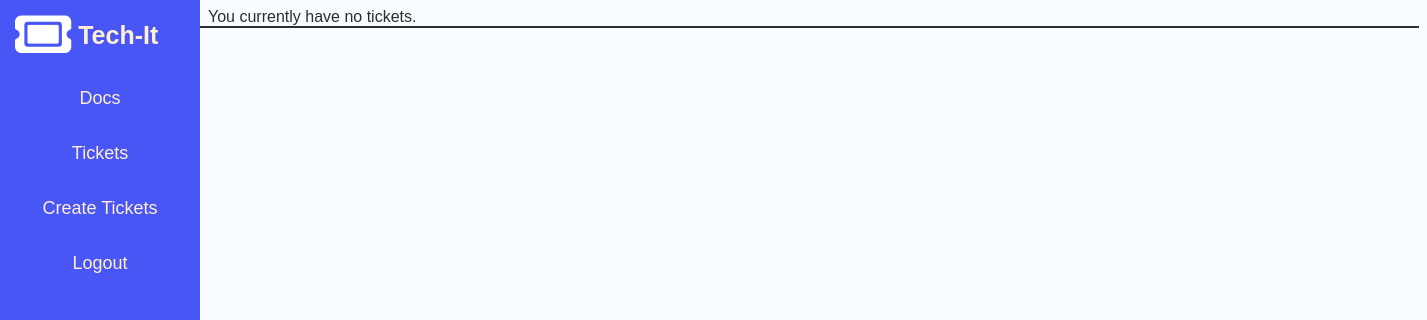
Before: /ticketSearch.php (signed in) with the older database file.
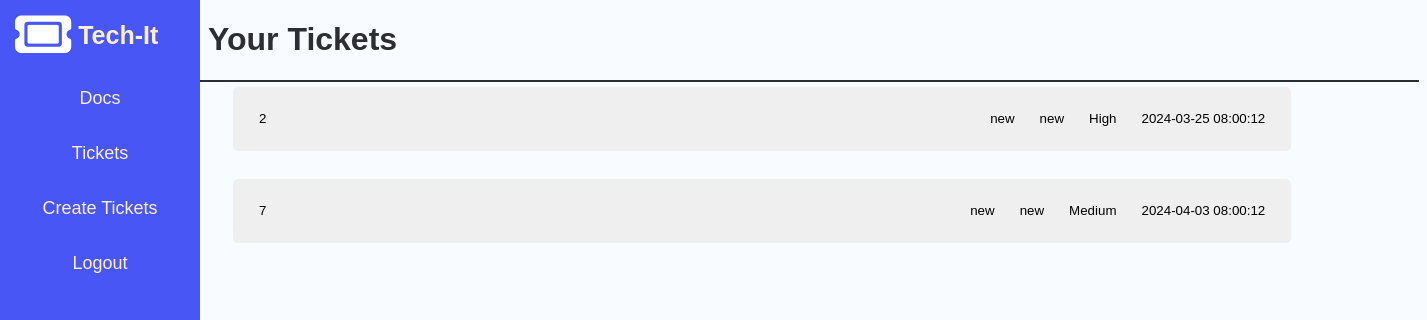
After: the same page with the newer database file.
### tables this page shows
CREATE TABLE if NOT EXISTS `ticket` (
  `Ticket_ID` int(11) NOT NULL AUTO_INCREMENT,
  `UserID` int(11) NOT NULL,
  `Importance` enum('High', 'Medium', 'Low') NOT NULL,
  `Queue` enum('new','inprogress','closed','important') NOT NULL,
  `Status` enum('new','reopened','closed') NOT NULL,
  `CreateDate` datetime NOT NULL,
  `CloseDate` datetime,
  `TicketDesc` varchar(1000) NOT NULL,
  `Email` varchar(64) NOT NULL,
  Primary Key(Ticket_ID),
  Foreign Key(UserID) References user(UserID)
);

### ticketSearch.php (the view, shortened to what this page needs)
<!DOCTYPE html>
<html lang="en">
<head>
  <link rel="stylesheet" href="style.css">
</head>
<body>
<?php include ("menu.php")?>
  <?php
    if (isset($_SESSION["User_ID"])) {
      $User_ID = $_SESSION["User_ID"];
      $servername = "localhost";
      $useraccount = "admin";
      $password = "admin";
      $dbname = "cs410_final";
      $conn = new mysqli($servername, $useraccount, $password, $dbname);
      $stmt = $conn->prepare("SELECT * FROM ticket WHERE UserID = ?");
      $stmt->bind_param("i", $User_ID);
      $stmt->execute();
      $result = $stmt->get_result();
      if ($result->num_rows > 0) {
        echo '<div class="ticketinfo">';
        echo "<h1>Your Tickets</h1>";
        echo '</div>';
        while($row = $result->fetch_assoc()) {
          echo '<a class="ticketDetail" href="ticketDetails.php?id=' . $row['Ticket_ID'] . '"><button>' .
          '<span style="margin-left: 20px; float: left;">' . $row['Ticket_ID'] . '</span>' .
          '<span style="margin-right: 20px; float: right;">' . $row["CreateDate"] . '</span>' .
          '<span style="margin-right: 25px; float: right;">' . $row["Importance"] . '</span>' .
          '<span style="margin-right: 25px; float: right;">' . $row['Status'] . '</span>' .
          '<span style="margin-right: 25px; float: right;">' . $row["Queue"] . '</span>' .
          '</button></a><br><br>';        }
      } else {
        echo '<div class="ticketinfo">';
        echo "You currently have no tickets.";
        echo '</div>';
      }
    } else {
      header("Location: login.php");
      exit();
    }
  ?>
</body>
</html>

Changed rows visible on the page:
added ticket: Ticket_ID "2", CreateDate "2024-03-25 08:00:12", Importance "High", Status "new", Queue "new"
added ticket: Ticket_ID "7", CreateDate "2024-04-03 08:00:12", Importance "Medium", Status "new", Queue "new"
Other visible differences:
text no longer shown: "You currently have no tickets."
text now shown: "Your Tickets"
